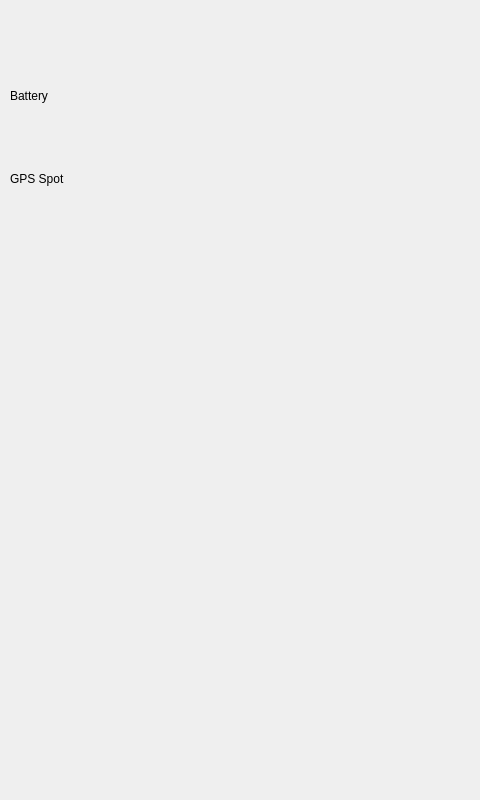
<?xml version="1.0" encoding="UTF-8"?>
<ui version="4.0">
 <class>MainWindow</class>
 <widget class="QMainWindow" name="MainWindow">
  <property name="geometry">
   <rect>
    <x>0</x>
    <y>0</y>
    <width>480</width>
    <height>800</height>
   </rect>
  </property>
  <property name="windowTitle">
   <string>MainWindow</string>
  </property>
  <widget class="QWidget" name="centralWidget">
   <widget class="QLabel" name="batteryLabel">
    <property name="geometry">
     <rect>
      <x>10</x>
      <y>60</y>
      <width>461</width>
      <height>71</height>
     </rect>
    </property>
    <property name="text">
     <string>Battery</string>
    </property>
   </widget>
   <widget class="QLabel" name="spotLabel">
    <property name="geometry">
     <rect>
      <x>10</x>
      <y>143</y>
      <width>461</width>
      <height>71</height>
     </rect>
    </property>
    <property name="text">
     <string>GPS Spot</string>
    </property>
   </widget>
  </widget>
  <widget class="QMenuBar" name="menuBar">
   <property name="geometry">
    <rect>
     <x>0</x>
     <y>0</y>
     <width>480</width>
     <height>20</height>
    </rect>
   </property>
  </widget>
 </widget>
 <layoutdefault spacing="6" margin="11"/>
 <resources/>
 <connections/>
</ui>
